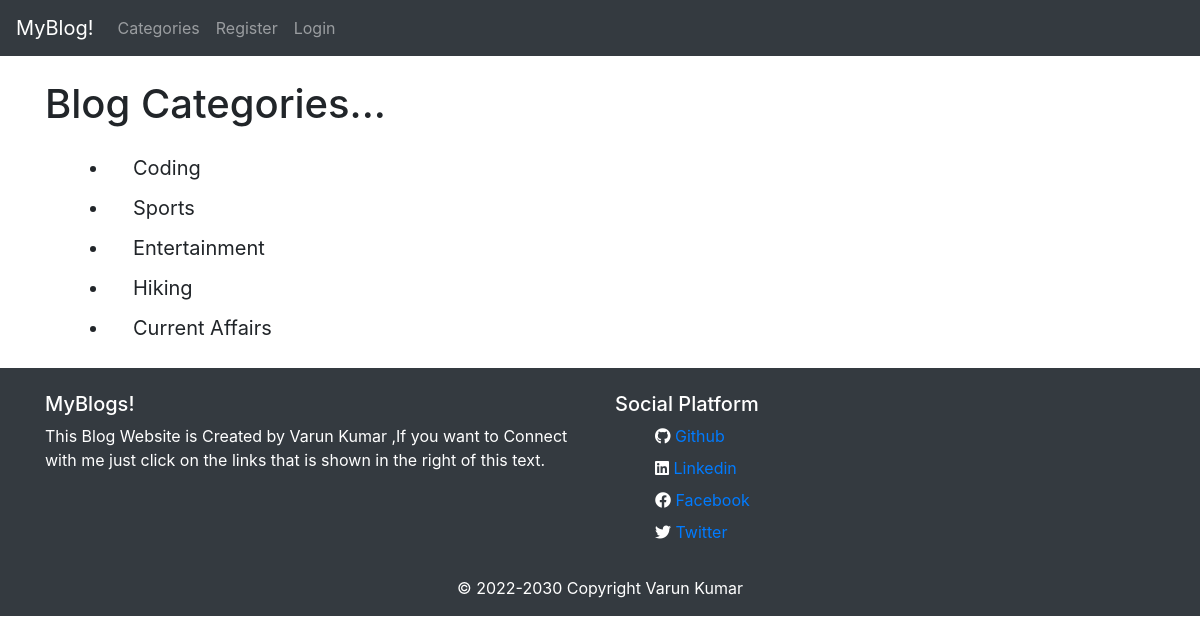
The page /category-list/ on the database its author committed.
### theblog/models.py (models this page shows, shortened)
class Category(models.Model):
    name = models.CharField(max_length=255)
    def __str__(self):
        return self.name

### theblog/views.py (the view)
# urls.py: path('category-list/', CategoryListView, name='category-list'),
def CategoryListView(request):
    cat_menu_list = Category.objects.all()
    return render(request, 'category_list.html', {'cat_menu_list': cat_menu_list})

### theblog/templates/category_list.html
{%extends 'base.html'%} <br />
{%block title%}Blog Categories{%endblock title%}{%block content%}
<div class="conatiner">
  <h1>Blog Categories...</h1>
  <ul class="mt-4 mb-4">
    {%for item in cat_menu_list%}
    <h5>
      <li class="ml-4">
        <a
          class="dropdown-item text-capitalize"
          href="{% url 'category' item|slugify%}"
          >{{item}}</a
        >
      </li>
    </h5>
    {%endfor%}
  </ul>
</div>
{%endblock content%}

### rows shown on the page
Category: name "Coding"
Category: name "Sports"
Category: name "Entertainment"
Category: name "Hiking"
Category: name "Current Affairs"
